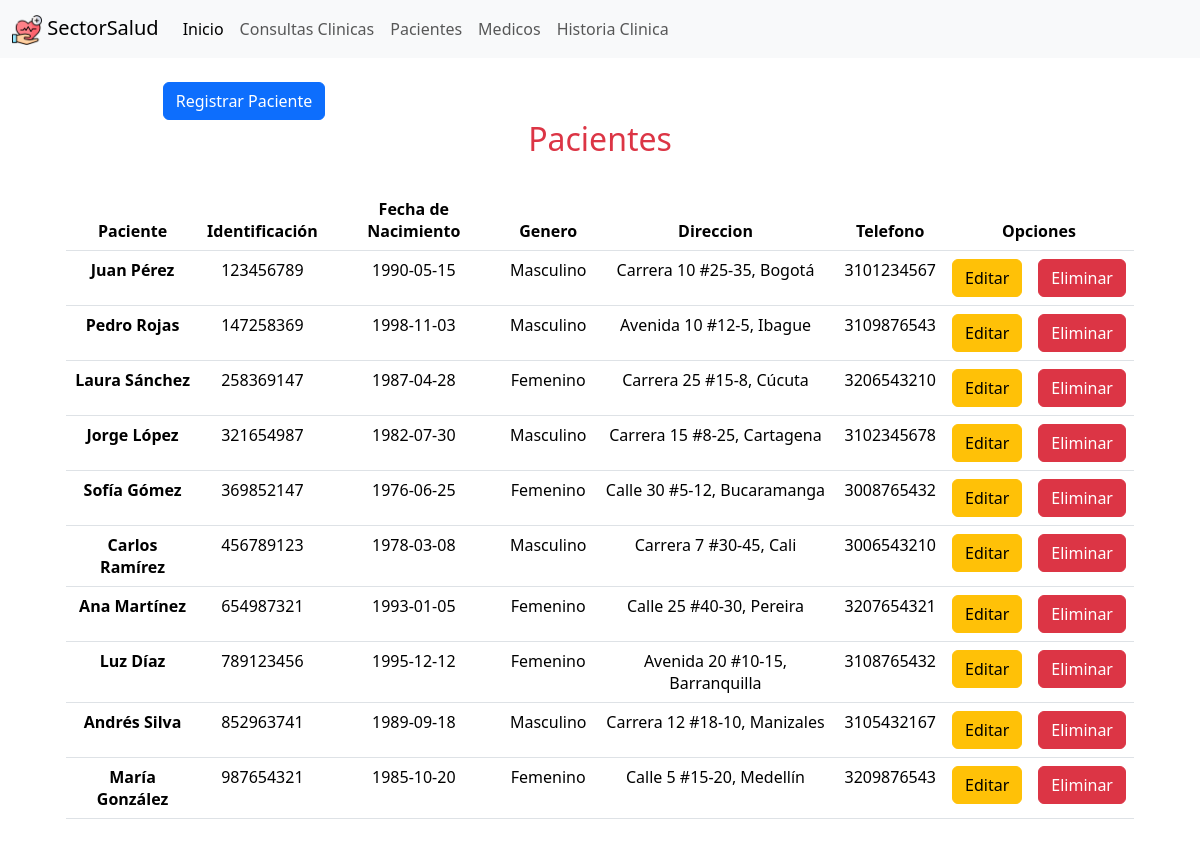
Page /SoftwareSalud/views/pacientes.php on the committed database.
### tables this page shows
CREATE TABLE Paciente(
	ID_Paciente int primary key NOT NULL,
	Nombre longtext NOT NULL,
    Fecha_Nacimiento date NOT NULL,
	Genero varchar(15) NOT NULL,
	Direccion varchar(90) NOT NULL,
    Telefono varchar (15) NOT NULL
);

### SoftwareSalud/views/pacientes.php (the view, shortened to what this page needs)
<?php
    require_once '../model/conexion.php';
    require_once 'menu.php';
?>
<!DOCTYPE html>
<html lang="es">
<head>
    <link href="https://cdn.jsdelivr.net/npm/bootstrap@5.3.2/dist/css/bootstrap.min.css" rel="stylesheet">
</head>
<body>
    <div class="container text-center">
        <div class="row m-4">
            <div class="col-4 ">
                <button type="button" class="btn btn-primary" data-bs-toggle="modal" data-bs-target="#registrarPaciente">
                    Registrar Paciente
                </button>
            </div>
            <div class="col">
                <div class="row col mb-4">
                    <h2 class="text-danger">Pacientes</h2>
                </div>
                <div class="row col">
                    <table class="table">
                        <thead>
                            <tr class="text-center">
                            <th scope="col">Paciente</th>
                            <th scope="col">Identificación</th>
                            <th scope="col">Fecha de Nacimiento</th>
                            <th scope="col">Genero</th>
                            <th scope="col">Direccion</th>
                            <th scope="col">Telefono</th>
                            <th scope="col" colspan="2">Opciones</th>
                            </tr>
                        </thead>
                        <tbody>
                        <?php
                            $sql= $conexion->query("select * from Paciente");
                            $pacientes = $sql->fetchAll(PDO::FETCH_OBJ);
                            foreach($pacientes as $paciente){
                        ?>
                            <tr class="text-center">
                            <th scope="row"><?php echo $paciente->Nombre;?></th>
                            <td><?php echo $paciente->ID_Paciente;?></td>
                            <td><?php echo $paciente->Fecha_Nacimiento;?></td>
                            <td><?php echo $paciente->Genero;?></td>
                            <td><?php echo $paciente->Direccion;?></td>
                            <td><?php echo $paciente->Telefono;?></td>
                            <td><a href="#<?php echo $paciente->ID_Paciente;?>" class="btn btn-warning">Editar</a></td>
                            <td><a href="#<?php echo $paciente->ID_Paciente;?>" class="btn btn-danger">Eliminar</a></td>
                            </tr>
                        <?php }?>
                        </tbody>
                    </table>
                </div>
            </div>
        </div>
    </div>
</body>
</html>

### SoftwareSalud/views/menu.php (shortened to what this page needs)
<nav class="navbar navbar-expand-lg bg-body-tertiary">
    <div class="container-fluid">
        <a class="navbar-brand" href="#"><img src="../img/icono.png" alt="Ícono de contacto" style="height:30px"> SectorSalud</a>
        <div class="collapse navbar-collapse" id="navbarNavDropdown">
        <ul class="navbar-nav">
            <li class="nav-item">
            <a class="nav-link active" aria-current="page" href="../index.php">Inicio</a>
            </li>
            <li class="nav-item">
                <a class="nav-link" href="consultasClinicas.php">Consultas Clinicas</a>
            </li>
            <li class="nav-item">
                <a class="nav-link" href="pacientes.php">Pacientes</a>
            </li>
            <li class="nav-item">
                <a class="nav-link" href="medicos.php">Medicos</a>
            </li>
            <li class="nav-item">
                <a class="nav-link" href="historiaClinica.php">Historia Clinica</a>
            </li>
        </ul>
        </div>
    </div>
</nav>

### rows in the picture
paciente: Nombre "Juan Pérez", ID_Paciente "123456789", Fecha_Nacimiento "1990-05-15", Genero "Masculino", Direccion "Carrera 10 #25-35, Bogotá", Telefono "3101234567"
paciente: Nombre "Pedro Rojas", ID_Paciente "147258369", Fecha_Nacimiento "1998-11-03", Genero "Masculino", Direccion "Avenida 10 #12-5, Ibague", Telefono "3109876543"
paciente: Nombre "Laura Sánchez", ID_Paciente "258369147", Fecha_Nacimiento "1987-04-28", Genero "Femenino", Direccion "Carrera 25 #15-8, Cúcuta", Telefono "3206543210"
paciente: Nombre "Jorge López", ID_Paciente "321654987", Fecha_Nacimiento "1982-07-30", Genero "Masculino", Direccion "Carrera 15 #8-25, Cartagena", Telefono "3102345678"
paciente: Nombre "Sofía Gómez", ID_Paciente "369852147", Fecha_Nacimiento "1976-06-25", Genero "Femenino", Direccion "Calle 30 #5-12, Bucaramanga", Telefono "3008765432"
paciente: Nombre "Carlos Ramírez", ID_Paciente "456789123", Fecha_Nacimiento "1978-03-08", Genero "Masculino", Direccion "Carrera 7 #30-45, Cali", Telefono "3006543210"
paciente: Nombre "Ana Martínez", ID_Paciente "654987321", Fecha_Nacimiento "1993-01-05", Genero "Femenino", Direccion "Calle 25 #40-30, Pereira", Telefono "3207654321"
paciente: Nombre "Luz Díaz", ID_Paciente "789123456", Fecha_Nacimiento "1995-12-12", Genero "Femenino", Direccion "Avenida 20 #10-15, Barranquilla", Telefono "3108765432"
paciente: Nombre "Andrés Silva", ID_Paciente "852963741", Fecha_Nacimiento "1989-09-18", Genero "Masculino", Direccion "Carrera 12 #18-10, Manizales", Telefono "3105432167"
paciente: Nombre "María González", ID_Paciente "987654321", Fecha_Nacimiento "1985-10-20", Genero "Femenino", Direccion "Calle 5 #15-20, Medellín", Telefono "3209876543"
